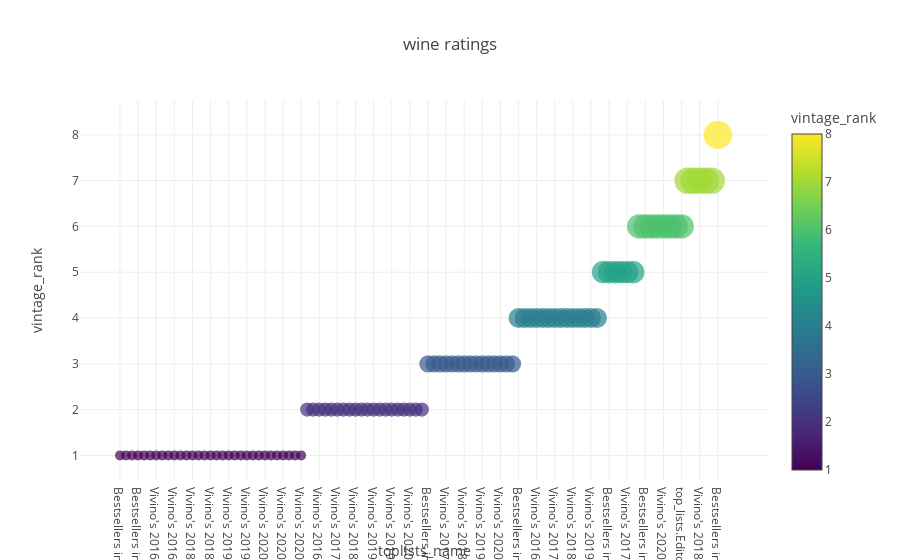

This figure's notebook cell:
### Markdown cell above
This query selects 10 wines from the toplists ranking based on rank and price < 40 euros     
These wines should be good to promote and raise sales.

### Code cell
import sqlite3
import pandas as pd
import plotly.express as px
import streamlit as st
# Connect to SQLite database
conn = sqlite3.connect(r'C:\Users\samve\OneDrive\0BeCode\repos\wine_market_analysis\data\vivino.db')

# Create a cursor object
cur = conn.cursor()

cur.execute("""
    SELECT
        v.name,
        vintage_toplists_rankings.rank,
        toplists.name,
        v.price_euros
    FROM
        vintages v
        JOIN vintage_toplists_rankings ON v.id = vintage_toplists_rankings.vintage_id
        JOIN toplists ON vintage_toplists_rankings.top_list_id = toplists.id
    WHERE v.price_euros < 20000
    GROUP BY
        toplists.name
    ORDER BY
        vintage_toplists_rankings.rank
    LIMIT 100;
""")
# fetch the query result
query_result = cur.fetchall()

# create a dataframe from the query result
df = pd.DataFrame(query_result, columns=['vintage_name', 'vintage_rank', 'toplists_name', 'vintages.price_euros'])
print(df.info)
# close the database connection
conn.close()

# create a scatter plot using plotly express
scatter_plot = px.scatter(df, x='toplists_name', y='vintage_rank', 
                          color='vintage_rank', color_continuous_scale='viridis',
                          size='vintage_rank', hover_name='vintage_name', title='wine ratings')
scatter_plot.show()
# Save the DataFrame to a CSV file in the "data" directory
csv_file_path = r'C:\Users\samve\OneDrive\0BeCode\repos\wine_market_analysis\data\wines_to_highlight_by_toplists.csv'
df.to_csv(csv_file_path, index=False)
#add streamlit code
st.plotly_chart(scatter_plot)

### Figure 1 — Plotly figure (JSON) as saved in the notebook; plotly's stock layout.template omitted (floating-point values rounded to 4 significant figures)
{"data": [{"hovertemplate": "<b>%{hovertext}</b><br><br>toplists_name=%{x}<br>vintage_rank=%{marker.color}<extra></extra>", "hovertext": ["Arzuaga Reserva Ribera del Duero 2018", "Pago de Carraovejas Tinto 2020", "Tommasi Amarone della Valpolicella Classico 2018", "Buena Vista Chateau Buena Vista Cabernet Sauvignon Napa Valley 2018", "Masseto Toscana 2005", "Gaja Barbaresco 1997", "Dal Forno Romano Valpolicella Superiore Monte Lodoletta 2004", "La Grange des Pères Vin de Pays de l'Hérault 2011", "Gaja Gaia & Rey Langhe 2006", "Château Rayas Châteauneuf-du-Pape 2001", "Château Rayas Châteauneuf-du-Pape 2001", "Gaja Barbaresco 1998", "Gaja Sperss Barolo 2004", "Château Rayas Châteauneuf-du-Pape 2005", "Bodegas Tradición Palo Cortado Tradición Vors 30 Years Sherry", "Masseto Toscana 2004", "Trimbach Clos Sainte Hune Riesling Alsace 2012", "Charles Melton Nine Popes 2015", "Château Margaux Château Margaux (Premier Grand Cru Classé) 2010", "Bonneau du Martray Corton-Charlemagne Grand Cru 2015", "Ornellaia Bolgheri Superiore 2005", "Scarecrow Cabernet Sauvignon 2015", "Charles Melton Nine Popes 2015", "Château Ducru-Beaucaillou Saint-Julien (Grand Cru Classé) 2010", "Salon Le Mesnil Blanc de Blancs (Cuvée S) Brut Champagne 1996", "La Grange des Pères Vin de Pays de l'Hérault 2012", "La Grange des Pères Vin de Pays de l'Hérault Blanc 2015", "Burmester Tordiz 40 Year Old Tawny Port", "Château Rayas Châteauneuf-du-Pape 2006", "Château des Tours Vacqueyras 2011", "Masseto Toscana 2006", "Gitana Lupi Rezerva 2017", "Château Pape Clément Pessac-Léognan (Grand Cru Classé de Graves) 2018", "Mascarello Giuseppe e Figlio Barolo Monprivato 2010", "Ornellaia Bolgheri Superiore 2007", "Dal Forno Romano Amarone della Valpolicella Monte Lodoletta 2006", "Il Marroneto Madonna delle Grazie Brunello di Montalcino 2010", "Emidio Pepe Montepulciano d'Abruzzo 2001", "Dal Forno Romano Valpolicella Superiore Monte Lodoletta 2004", "Château Latour Grand Vin Pauillac (Premier Grand Cru Classé) 2003", "Tenuta San Guido Sassicaia 1988", "Château Lafite Rothschild Pauillac (Premier Grand Cru Classé) 2003", "Château Ducru-Beaucaillou Saint-Julien (Grand Cru Classé) 2010", "Borgogno Barolo Riserva 1982", "Emidio Pepe Montepulciano d'Abruzzo 2001", "Masseto Toscana 2005", "Chateau Palmer Grand Vin de Château Palmer (Grand Cru Classé) 2010", "Château Lafite Rothschild Pauillac (Premier Grand Cru Classé) 2003", "Dal Forno Romano Amarone della Valpolicella Monte Lodoletta 2008", "Ornellaia Bolgheri Superiore 2005", "Bodegas Tradición Palo Cortado Tradición Vors 30 Years Sherry", "Dom Pérignon Brut Champagne 2013", "Zenato Amarone della Valpolicella Classico 2017", "Château Mouton Rothschild Pauillac (Premier Grand Cru Classé) 2010", "Antinori Tenuta Tignanello 'Solaia' 1997", "Krug Vintage 1996", "Vilafonté Series M 2012", "Salon Le Mesnil Blanc de Blancs (Cuvée S) Brut Champagne 1996", "Il Marroneto Madonna delle Grazie Brunello di Montalcino 2010", "Dal Forno Romano Valpolicella Superiore Monte Lodoletta 2007", "Salon Le Mesnil Blanc de Blancs (Cuvée S) Brut Champagne 1996", "Château Rayas Châteauneuf-du-Pape 2006", "Château La Fleur-Pétrus Pomerol 2010", "Borgogno Barolo Riserva 1982", "Quintarelli Giuseppe Veneto Alzero Cabernet 2007", "Dominio de Pingus Pingus 2015", "Tommasi Amarone della Valpolicella Classico 2018", "Château Latour Grand Vin Pauillac (Premier Grand Cru Classé) 1999", "Casanova di Neri Tenuta Nuova Brunello di Montalcino 2001", "La Spinetta Vürsù Barolo Campè 2004", "Château La Fleur-Pétrus Pomerol 1998", "Mascarello Giuseppe e Figlio Barolo Monprivato 2010", "Ornellaia Bolgheri Superiore 2010", "Château Suduiraut Sauternes (Premier Grand Cru Classé) 2007", "Dal Forno Romano Amarone della Valpolicella Monte Lodoletta 2003", "Borgogno Barolo Riserva 1982", "Château La Fleur-Pétrus Pomerol 2010", "Quintarelli Giuseppe Veneto Alzero Cabernet 2007", "Château des Tours Vacqueyras 2011", "Roagna Pajè Barbaresco 2013", "Alión Ribera del Duero 2019", "San Marzano 60 Sessantanni Old Vines Primitivo di Manduria 2017", "Tenuta Ulisse Limited Edition 10 Vendemmie", "Catena Zapata Malbec Argentino 2020", "Domaine des Lambrays Clos des Lambrays Grand Cru 2009", "Krug Rosé", "Pago de Carraovejas Tinto 2020", "San Marzano 60 Sessantanni Old Vines Primitivo di Manduria 2017", "Laurent-Perrier Brut Cuvée Champagne Rosé", "Vilafonté Series M 2012", "Achaval-Ferrer Finca Altamira Malbec 2015", "Krug Grande Cuvée", "Hartenberg The Stork 2015", "Krug Rosé", "Casa Ermelinda Freitas Dona Ermelinda Grande Reserva 2017", "Salon Le Mesnil Blanc de Blancs (Cuvée S) Brut Champagne 1996", "Château Pavie Macquin Saint-Émilion Grand Cru (Premier Grand Cru Classé) 2000", "Vilafonté Series M 2014", "Vallone Graticciaia 2012", "Casa Ermelinda Freitas Dona Ermelinda Grande Reserva 2017"], "legendgroup": "", "marker": {"color": [1, 1, 1, 1, 1, 1, 1, 1, 1, 1, 1, 1, 1, 1, 1, 1, 1, 1, 1, 1, 1, 1, 1, 1, 1, 1, 1, 1, 1, 1, 1, 2, 2, 2, 2, 2, 2, 2, 2, 2, 2, 2, 2, 2, 2, 2, 2, 2, 2, 2, 2, 3, 3, 3, 3, 3, 3, 3, 3, 3, 3, 3, 3, 3, 3, 3, 4, 4, 4, 4, 4, 4, 4, 4, 4, 4, 4, 4, 4, 4, 5, 5, 5, 5, 5, 5, 6, 6, 6, 6, 6, 6, 6, 6, 7, 7, 7, 7, 7, 8], "coloraxis": "coloraxis", "size": [1, 1, 1, 1, 1, 1, 1, 1, 1, 1, 1, 1, 1, 1, 1, 1, 1, 1, 1, 1, 1, 1, 1, 1, 1, 1, 1, 1, 1, 1, 1, 2, 2, 2, 2, 2, 2, 2, 2, 2, 2, 2, 2, 2, 2, 2, 2, 2, 2, 2, 2, 3, 3, 3, 3, 3, 3, 3, 3, 3, 3, 3, 3, 3, 3, 3, 4, 4, 4, 4, 4, 4, 4, 4, 4, 4, 4, 4, 4, 4, 5, 5, 5, 5, 5, 5, 6, 6, 6, 6, 6, 6, 6, 6, 7, 7, 7, 7, 7, 8], "sizemode": "area", "sizeref": 0.02, "symbol": "circle"}, "mode": "markers", "name": "", "orientation": "v", "showlegend": false, "type": "scatter", "x": ["Bestsellers in Córdoba", "Bestsellers in Málaga", "Bestsellers in Salamanca", "Bestsellers in Utah", "Vivino's 2016 Wine Style Awards: Central Italy Red", "Vivino's 2016 Wine Style Awards: Italian Barbaresco", "Vivino's 2016 Wine Style Awards: Italian Valpolicella Red", "Vivino's 2016 Wine Style Awards: Languedoc-Roussillon White", "Vivino's 2016 Wine Style Awards: Northern Italy White", "Vivino's 2016 Wine Style Awards: Southern Rhône Red", "Vivino's 2017 Wine Style Awards: Southern Rhône Red", "Vivino's 2018 Wine Style Awards: Italian Barbaresco", "Vivino's 2018 Wine Style Awards: Italian Nebbiolo", "Vivino's 2018 Wine Style Awards: Southern Rhône Châteauneuf-du-Pape Red", "Vivino's 2018 Wine Style Awards: Spanish Sherry", "Vivino's 2018 Wine Style Awards: Tuscan Red", "Vivino's 2019 Wine Style Awards: Alsace Riesling", "Vivino's 2019 Wine Style Awards: Australian Rhône Blend Red", "Vivino's 2019 Wine Style Awards: Bordeaux Margaux", "Vivino's 2019 Wine Style Awards: Burgundy Côte de Beaune White", "Vivino's 2019 Wine Style Awards: Italian Bolgheri", "Vivino's 2019 Wine Style Awards: Napa Valley Cabernet Sauvignon", "Vivino's 2020 Wine Style Awards: Australian Rhône Blend Red", "Vivino's 2020 Wine Style Awards: Bordeaux Saint-Julien", "Vivino's 2020 Wine Style Awards: French Champagne Vintage", "Vivino's 2020 Wine Style Awards: Languedoc-Roussillon Red", "Vivino's 2020 Wine Style Awards: Languedoc-Roussillon White", "Vivino's 2020 Wine Style Awards: Portuguese Tawny Port", "Vivino's 2020 Wine Style Awards: Southern Rhône Châteauneuf-du-Pape Red", "Vivino's 2020 Wine Style Awards: Southern Rhône Red", "Vivino's 2020 Wine Style Awards: Tuscan Red", "Bestsellers in Ireland", "Bestsellers in New Mexico", "Vivino's 2016 Wine Style Awards: Italian Barolo", "Vivino's 2016 Wine Style Awards: Italian Bolgheri", "Vivino's 2017 Wine Style Awards: Italian Amarone", "Vivino's 2017 Wine Style Awards: Italian Brunello", "Vivino's 2017 Wine Style Awards: Italian Montepulciano d'Abruzzo", "Vivino's 2017 Wine Style Awards: Italian Valpolicella Red", "Vivino's 2018 Wine Style Awards: Bordeaux Pauillac", "Vivino's 2018 Wine Style Awards: Italian Bolgheri", "Vivino's 2019 Wine Style Awards: Bordeaux Pauillac", "Vivino's 2019 Wine Style Awards: Bordeaux Saint-Julien", "Vivino's 2019 Wine Style Awards: Italian Barolo", "Vivino's 2019 Wine Style Awards: Italian Montepulciano d'Abruzzo", "Vivino's 2019 Wine Style Awards: Tuscan Red", "Vivino's 2020 Wine Style Awards: Bordeaux Margaux", "Vivino's 2020 Wine Style Awards: Bordeaux Pauillac", "Vivino's 2020 Wine Style Awards: Italian Amarone", "Vivino's 2020 Wine Style Awards: Italian Bolgheri", "top_lists.EditorialTopList.2020206.name", "Bestsellers in Tennessee", "Bestsellers in Yukon", "Vivino's 2017 Wine Style Awards: Bordeaux Pauillac", "Vivino's 2017 Wine Style Awards: Central Italy Red", "Vivino's 2017 Wine Style Awards: French Champagne", "Vivino's 2017 Wine Style Awards: South African Bordeaux Blend", "Vivino's 2018 Wine Style Awards: French Champagne", "Vivino's 2018 Wine Style Awards: Italian Brunello", "Vivino's 2018 Wine Style Awards: Italian Valpolicella Red", "Vivino's 2019 Wine Style Awards: French Champagne Vintage", "Vivino's 2019 Wine Style Awards: Southern Rhône Châteauneuf-du-Pape Red", "Vivino's 2020 Wine Style Awards: Bordeaux Pomerol", "Vivino's 2020 Wine Style Awards: Italian Barolo", "Vivino's 2020 Wine Style Awards: Northern Italy Red", "Vivino's 2020 Wine Style Awards: Spanish Ribera Del Duero Red", "Bestsellers in British Columbia", "Vivino's 2016 Wine Style Awards: Bordeaux Médoc", "Vivino's 2016 Wine Style Awards: Italian Brunello", "Vivino's 2016 Wine Style Awards: Northern Italy Red", "Vivino's 2017 Wine Style Awards: Bordeaux Pomerol", "Vivino's 2017 Wine Style Awards: Italian Barolo", "Vivino's 2017 Wine Style Awards: Italian Bolgheri", "Vivino's 2018 Wine Style Awards: Bordeaux Sauternes", "Vivino's 2018 Wine Style Awards: Italian Amarone", "Vivino's 2018 Wine Style Awards: Italian Barolo", "Vivino's 2019 Wine Style Awards: Bordeaux Pomerol", "Vivino's 2019 Wine Style Awards: Northern Italy Red", "Vivino's 2019 Wine Style Awards: Southern Rhône Red", "Vivino's 2020 Wine Style Awards: Italian Barbaresco", "Bestsellers in Asturias (Oviedo)", "Bestsellers in Germany", "Bestsellers in Italy", "Bestsellers in New Brunswick", "Vivino's 2017 Wine Style Awards: Burgundy Red", "Vivino's 2019 Wine Style Awards: French Champagne N.V.", "Bestsellers in Burgos", "Bestsellers in Japan", "Bestsellers in Setúbal", "Vivino's 2018 Wine Style Awards: South African Bordeaux Blend", "Vivino's 2020 Wine Style Awards: Argentinian Malbec", "Vivino's 2020 Wine Style Awards: French Champagne N.V.", "Vivino's 2020 Wine Style Awards: South African Syrah", "top_lists.EditorialTopList.2017999.name", "Bestsellers in Lisboa", "Vivino's 2016 Wine Style Awards: French Champagne", "Vivino's 2018 Wine Style Awards: Bordeaux Saint-Émilion", "Vivino's 2019 Wine Style Awards: South African Bordeaux Blend", "Vivino's 2019 Wine Style Awards: Southern Italy Red", "Bestsellers in Portugal"], "xaxis": "x", "y": [1, 1, 1, 1, 1, 1, 1, 1, 1, 1, 1, 1, 1, 1, 1, 1, 1, 1, 1, 1, 1, 1, 1, 1, 1, 1, 1, 1, 1, 1, 1, 2, 2, 2, 2, 2, 2, 2, 2, 2, 2, 2, 2, 2, 2, 2, 2, 2, 2, 2, 2, 3, 3, 3, 3, 3, 3, 3, 3, 3, 3, 3, 3, 3, 3, 3, 4, 4, 4, 4, 4, 4, 4, 4, 4, 4, 4, 4, 4, 4, 5, 5, 5, 5, 5, 5, 6, 6, 6, 6, 6, 6, 6, 6, 7, 7, 7, 7, 7, 8], "yaxis": "y"}], "layout": {"coloraxis": {"colorbar": {"title": {"text": "vintage_rank"}}, "colorscale": [[0, "#440154"], [0.1111, "#482878"], [0.2222, "#3e4989"], [0.3333, "#31688e"], [0.4444, "#26828e"], [0.5556, "#1f9e89"], [0.6667, "#35b779"], [0.7778, "#6ece58"], [0.8889, "#b5de2b"], [1, "#fde725"]]}, "legend": {"itemsizing": "constant", "tracegroupgap": 0}, "title": {"text": "wine ratings"}, "xaxis": {"anchor": "y", "domain": [0, 1], "title": {"text": "toplists_name"}}, "yaxis": {"anchor": "x", "domain": [0, 1], "title": {"text": "vintage_rank"}}}}
